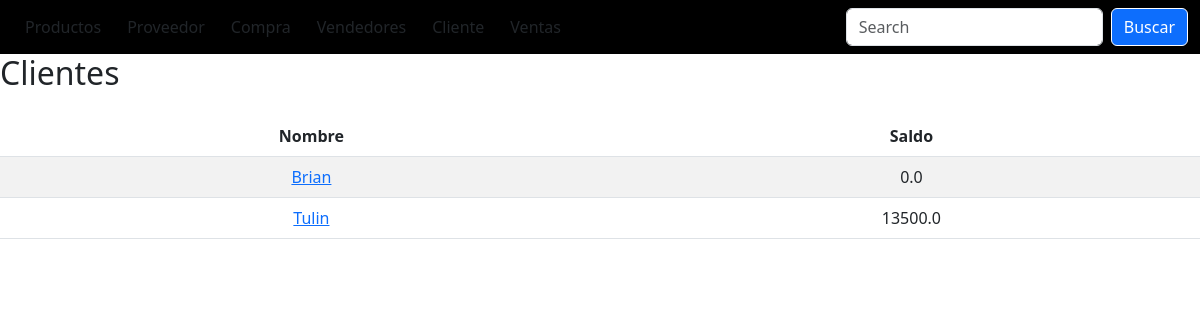
The page /cliente/ on the database its author committed.
### miAplicacion/models.py (models this page shows, shortened)
class Cliente(models.Model):
    Nombre = models.CharField (max_length=50, help_text="the publisher description.")
    Telefono = models.IntegerField (help_text="the publisher talle.")
    Direccion = models.CharField (max_length=50, help_text="the publisher talle.")
    Saldo = models.FloatField (help_text="the publisher precioCompra.")

### miAplicacion/views.py (the view)
# urls.py: path('cliente/', views.tabla_cliente, name='cliente'),
def tabla_cliente(request):
    cliente = Cliente.objects.all()
    context = {'cliente': cliente}
    return render(request, 'cliente.html', context)

### miProyecto/templates/cliente.html
{% include 'navbar.html' %}
{% block content %}
<h2>Clientes</h2>
<table id="tabla_cliente" class="table table-striped ">
    <thead>
        <tr>
            <th>Nombre</th>
            <th>Saldo</th>
        </tr>
    </thead>
    <tbody>
        {% for cliente in cliente %}
        <tr>
            <td><a href="cliente/detalleCliente/{{ cliente.id }}">{{ cliente.Nombre}}</a></td>
            <td>{{ cliente.Saldo}}</td>
        </tr>
        {% endfor %}
    </tbody>
</table>
{% endblock %}

### miProyecto/static/css/styles.css (style rules this page uses)
body { min-height: 100vh; display: flex; flex-direction: column; }
.table.table-striped tr td { color: var(#263409); }

### miProyecto/static/tabla.css (style rules this page uses)
.table { margin:auto; width: 70vw; text-align: center; background-color: var(--color--whitw); padding: var(--card-padding); border-radius: var(--card-border-radius); margin-top: 1rem; box-shadow: var(--box-shadow); justify-content: space-around; gap: 1.4rem; transition: all 0.3s ease; }

### rows shown on the page
Cliente: Nombre "Brian", Saldo "0.0"
Cliente: Nombre "Tulin", Saldo "13500.0"
